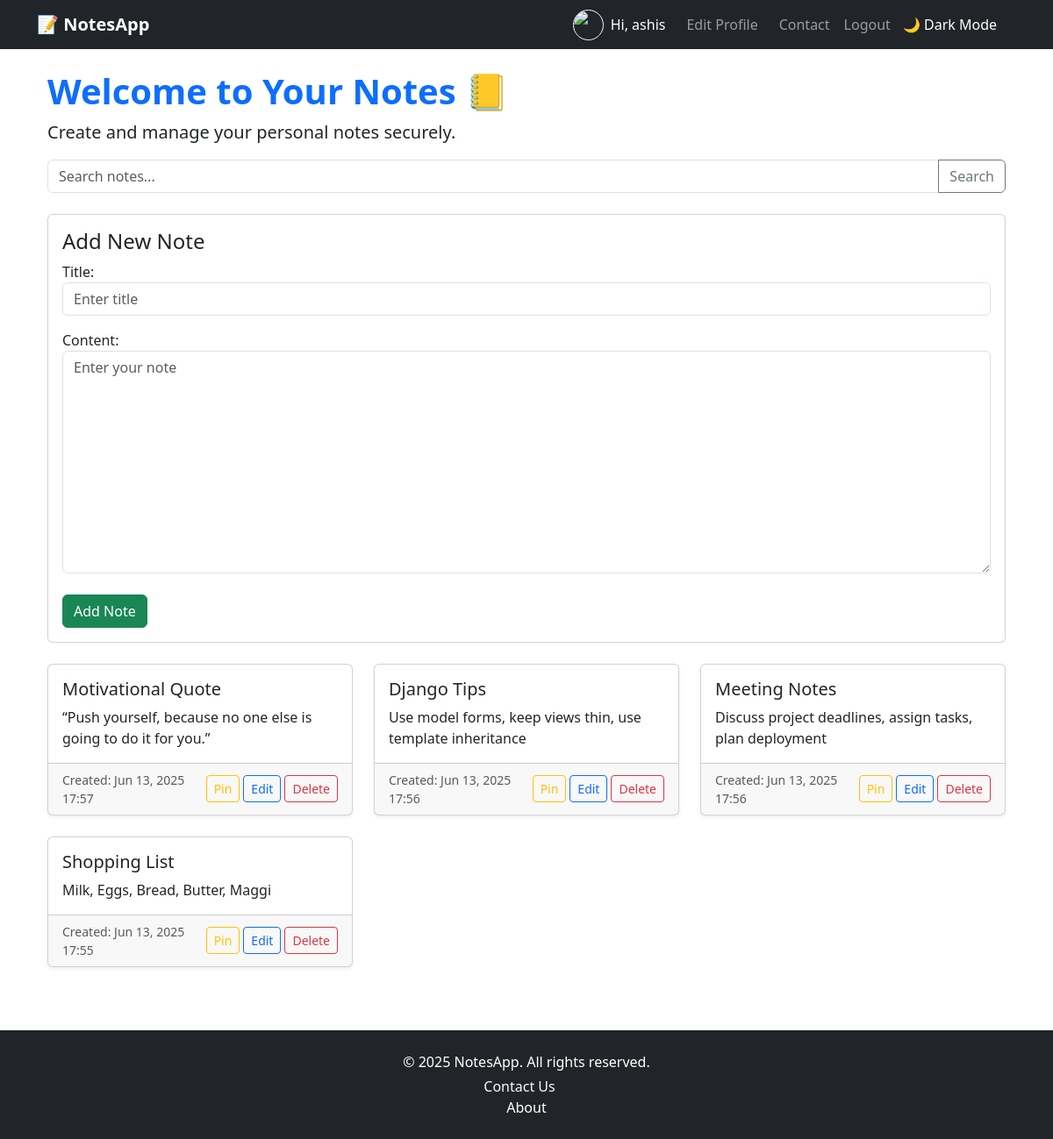
The app's page / (signed in) with its own data.
### notes/models.py (models this page shows, shortened)
class Note(models.Model):
    user = models.ForeignKey(User, on_delete=models.CASCADE)
    title = models.CharField(max_length=200)
    content = models.TextField()
    is_pinned = models.BooleanField(default=False)  # 📌 NEW
    created_at = models.DateTimeField(auto_now_add=True)

### notes/views.py (the view, shortened to what this page needs)
# urls.py: path('', views.home, name='home'),
@login_required
def home(request):
    form = NoteForm()
    query = request.GET.get('q')  # 🔍 Search input
    notes = Note.objects.filter(user=request.user)
    if query:
        notes = notes.filter(title__icontains=query) | notes.filter(content__icontains=query)
    notes = notes.order_by('-is_pinned', '-created_at')  # 📌 Pinned notes first
    return render(request, 'notes/home.html', {'form': form, 'notes': notes})

### notes/forms.py
class NoteForm(forms.ModelForm):
    class Meta:
        model = Note
        fields = ['title', 'content']
        widgets = {
            'title': forms.TextInput(attrs={'class': 'form-control', 'placeholder': 'Enter title'}),
            'content': forms.Textarea(attrs={'class': 'form-control', 'placeholder': 'Enter your note'}),
        }

### notes/templates/notes/home.html (shortened to what this page needs)
{% extends 'notes/base.html' %}
{% block content %}
<div class="container mt-4">
    <h1 class="text-primary fw-bold">Welcome to Your Notes 📒</h1>
    <p class="lead">Create and manage your personal notes securely.</p>
    <form method="GET" action="" class="mb-4">
        <div class="input-group">
            <input type="text" name="q" class="form-control" placeholder="Search notes..." value="{{ request.GET.q }}">
            <button type="submit" class="btn btn-outline-secondary">Search</button>
        </div>
    </form>
    <div class="card mb-4">
        <div class="card-body">
            <h4 class="card-title">Add New Note</h4>
            <form method="POST">
                {{ form.as_p }}
                <button type="submit" class="btn btn-success mt-2">Add Note</button>
            </form>
        </div>
    </div>
    {% if notes %}
        <div class="row">
            {% for note in notes %}
                <div class="col-md-6 col-lg-4 mb-4">
                    <div class="card h-100 shadow-sm {% if note.is_pinned %}border-warning{% endif %}">
                        <div class="card-body">
                            <h5 class="card-title">
                                {{ note.title }}
                            </h5>
                            <p class="card-text">{{ note.content }}</p>
                        </div>
                        <div class="card-footer d-flex justify-content-between align-items-center">
                            <small class="text-muted">Created: {{ note.created_at|date:"M d, Y H:i" }}</small>
                            <div class="d-flex gap-1">
                                <form method="POST" action="{% url 'toggle_pin' note.pk %}">
                                    <button type="submit" class="btn btn-sm btn-outline-warning">
                                        {% if note.is_pinned %}Unpin{% else %}Pin{% endif %}
                                    </button>
                                </form>
                                <a href="{% url 'edit_note' note.pk %}" class="btn btn-sm btn-outline-primary">Edit</a>
                                <a href="{% url 'delete_note' note.pk %}" class="btn btn-sm btn-outline-danger">Delete</a>
                            </div>
                        </div>
                    </div>
                </div>
            {% endfor %}
        </div>
    {% else %}
        <div class="alert alert-info">
            No notes found. Add some using the form above!
        </div>
    {% endif %}
</div>
{% endblock %}

### notes/templates/notes/base.html (shortened to what this page needs)
<!DOCTYPE html>
<html lang="en">
<head>
    <link href="https://cdn.jsdelivr.net/npm/bootstrap@5.3.3/dist/css/bootstrap.min.css" rel="stylesheet">
</head>
<body>
    <nav class="navbar navbar-expand-lg navbar-dark bg-dark">
        <div class="container">
            <a class="navbar-brand fw-bold" href="{% url 'home' %}">📝 NotesApp</a>
            <div class="collapse navbar-collapse justify-content-end" id="navbarNav">
                <ul class="navbar-nav align-items-center me-3">
                    {% if user.is_authenticated %}
                    <li class="nav-item d-flex align-items-center me-3">
                        <img src="{{ user.profile.image.url }}" alt="Profile" width="35" height="35"
                            class="rounded-circle border border-light me-2" style="object-fit: cover;">
                        <span class="navbar-text text-white">Hi, {{ user.username }}</span>
                    </li>
                    <li class="nav-item me-2">
                        <a class="nav-link" href="{% url 'profile-update' %}">Edit Profile</a>
                    </li>
                    <li class="nav-item me-2">
                        <a class="nav-link" href="{% url 'contact' %}">Contact</a>
                    </li>
                    <li class="nav-item me-2">
                        <form action="{% url 'logout' %}" method="post" class="d-inline">
                            <button type="submit" class="btn btn-link nav-link"
                                style="padding: 0; border: none; background: none;">Logout</button>
                        </form>
                    </li>
                    {% endif %}
                    <li class="nav-item">
                        <button id="theme-toggle" class="theme-toggle-btn">🌙 Dark Mode</button>
                    </li>
                </ul>
            </div>
        </div>
    </nav>
    <div class="container mt-4">
        {% block content %}
        {% endblock %}
    </div>
    <footer class="bg-dark text-white py-4 mt-5">
        <div class="container text-center">
            <p class="mb-1">&copy; {% now "Y" %} NotesApp. All rights reserved.</p>
            <p class="mb-0">
                <a href="{% url 'contact' %}" class="text-decoration-none text-light me-3">Contact Us</a>
                <a class="nav-link" href="{% url 'about' %}">About</a>
            </p>
        </div>
    </footer>
</body>
</html>

### notes/templates/notes/base.html (style rules this page uses)
.theme-toggle-btn { border: none; background: none; color: #fff; font-size: 1rem; cursor: pointer; }

### records on screen
Note: title "Motivational Quote", content "“Push yourself, because no one else is going to do it for you.”", created_at "Jun 13, 2025 17:57", is_pinned "Pin"
Note: title "Django Tips", content "Use model forms, keep views thin, use template inheritance", created_at "Jun 13, 2025 17:56", is_pinned "Pin"
Note: title "Meeting Notes", content "Discuss project deadlines, assign tasks, plan deployment", created_at "Jun 13, 2025 17:56", is_pinned "Pin"
Note: title "Shopping List", content "Milk, Eggs, Bread, Butter, Maggi", created_at "Jun 13, 2025 17:55", is_pinned "Pin"

### other values on screen
{{ user.username }} "ashis"
